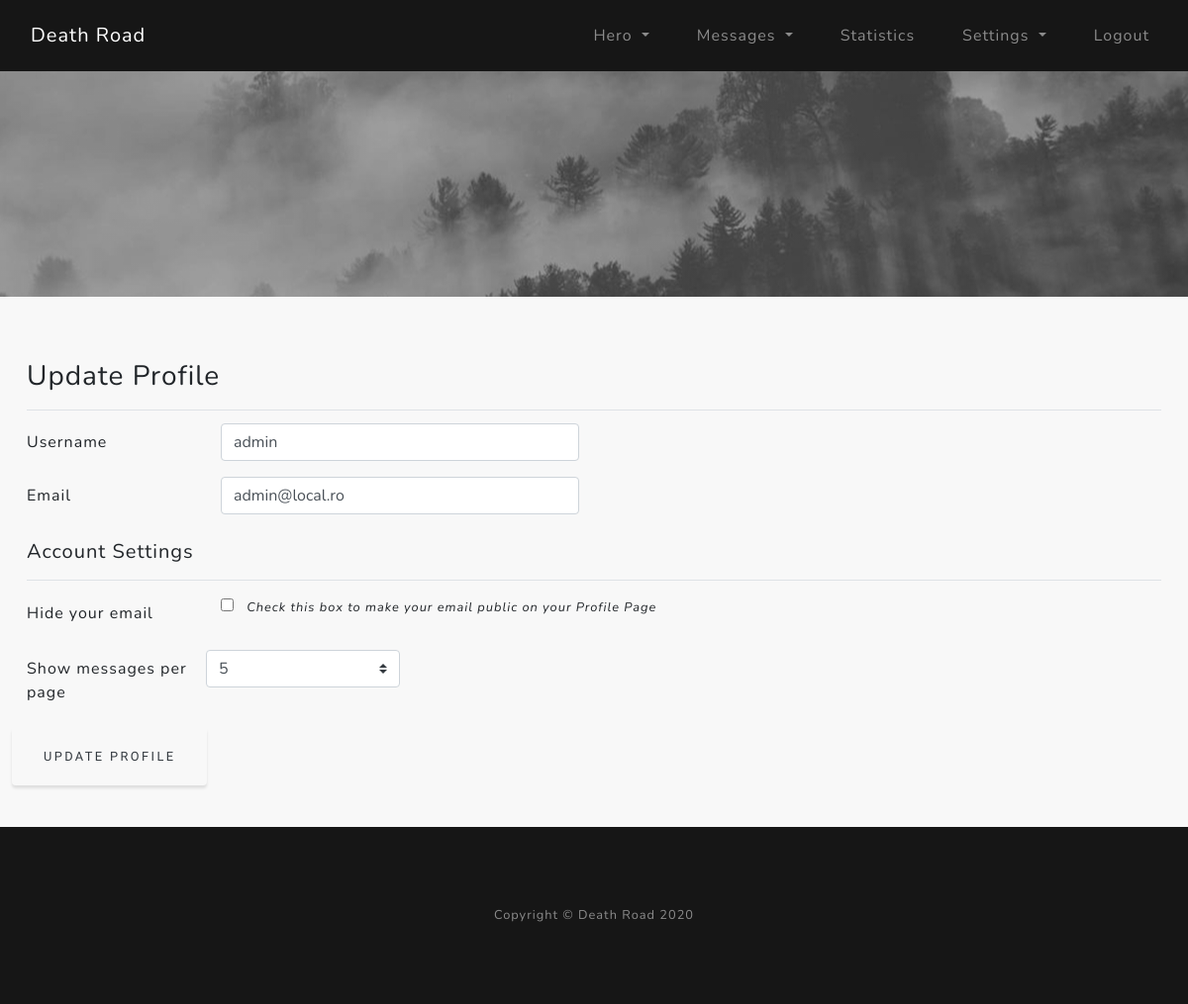
Page /account/update (signed in) on the committed database.
### core/models.py (models this page shows)
class User(db.Model, UserMixin):
    __tablename__ = "user"
    id = Column(Integer, primary_key=True)  # User ID
    username = Column(String(32), unique=True, nullable=False)  # Username used in registration
    email = Column(String(120), unique=True, nullable=False)  # Email for registration
    password = Column(String(60), nullable=False)  # hashed password
    hidemail = Column(Boolean, nullable=True)  # 0/1 Hide/Show email in public profile
    msg_per_page = Column(Integer, nullable=False)  # get how many messages to show on inbox/outbox page

### core/users/routes.py (the view)
@users.route("/account/update", methods=["GET", "POST"])
@login_required
def account_update():
    form = UpdateAccount()
    get_unread_msgs = unread_msgs(current_user.username)
    if form.validate_on_submit():
        current_user.username = form.username.data
        current_user.email = form.email.data
        current_user.hidemail = form.hidemail_checkbox.data
        current_user.msg_per_page = form.msg_per_page.data
        try:
            db.session.commit()
            flash("Your account has been updated.", "success")
            redirect(url_for("users.account_home"))
        except IntegrityError:
            db.session.rollback()
            flash("Username or E-mail already exists.", "danger")
            redirect(url_for("users.account_home"))
    elif request.method == "GET":
        form.username.data = current_user.username
        form.email.data = current_user.email
        form.hidemail_checkbox.data = current_user.hidemail
        form.msg_per_page.data = current_user.msg_per_page
    return render_template("account_update.html", form=form, get_unread_msgs=get_unread_msgs)

### core/users/forms.py
class UpdateAccount(FlaskForm):
    username = StringField("Username", validators=[DataRequired(), Length(min=3, max=32)])
    email = StringField("Email", validators=[DataRequired(), Email()])
    hidemail_checkbox = BooleanField('Hide your email')
    msg_per_page = SelectField("Show messages per page", choices=[(5, "5"), (10, "10"), (25, "25")], coerce=int)
    submit = SubmitField("Update Profile")

### core/models.py (called while the page is built)
@login_manager.user_loader
def load_user(user_id):
    return User.query.get(int(user_id))

### core/utils/unread_msgs.py (called while the page is built)
def unread_msgs(current_acc_uname):
    gum = Messages.query.filter_by(recipient=current_acc_uname, del_in=False, seen=False).count()
    return gum

### core/templates/account_update.html (shortened to what this page needs)
{% extends "layout.html" %}
{% block content %}
<section class="account-section">
    <div class="top-slider">
    </div>
    <div class="container py-3">
        <div class="row">
            <div class="col-lg">
                <form method="POST" enctype="multipart/form-data">
                    <fieldset>
                        <legend class="h3 font-weight-normal border-bottom pt-5 pb-3">Update Profile</legend>
                        <div class="form-group row">
                            {{ form.username.label(class="col-sm-2 col-form-label") }}
                            {% if form.username.errors %}
                                <div class="col-sm-4">
                                    {{ form.username(class="form-control is-invalid") }}
                                </div>
                                <div class="invalid-feedback">
                                    {% for error in form.username.errors %}
                                        <span>{{ error }}</span>
                                    {% endfor %}
                                </div>
                            {% else %}
                                <div class="col-sm-4">
                                    {{ form.username(class="form-control") }}
                                </div>
                            {% endif %}
                        </div>
                        <div class="form-group row">
                            {{ form.email.label(class="col-sm-2 col-form-label") }}
                            {% if form.email.errors %}
                                <div class="col-sm-4">
                                    {{ form.email(class="form-control is-invalid") }}
                                </div>
                                <div class="invalid-feedback">
                                    {% for error in form.email.errors %}
                                        <span>{{ error }}</span>
                                    {% endfor %}
                                </div>
                            {% else %}
                                <div class="col-sm-4">
                                    {{ form.email(class="form-control") }}
                                </div>
                            {% endif %}
                        </div>
                    </fieldset>
                    <fieldset>
                        <legend class="h5 font-weight-normal border-bottom pb-3">Account Settings</legend>
                        <div class="form-group row">
                            {{ form.hidemail_checkbox.label(class="col-sm-2 col-form-label") }}
                            <div class="col-sm-6">
                                <p>{{ form.hidemail_checkbox }}
                                <small><i class="pl-2">Check this box to make your email public on your Profile Page</i></small></p>
                            </div>
                        </div>
                        <div class="form-group row">
                            {{ form.msg_per_page.label(class="col-sm-2 col-form-label") }}
                            {{ form.msg_per_page(class="form-control custom-select col-md-2") }}
                        </div>
                        <div class="form-group row">
                            {{ form.submit(class="btn btn-outline-dark") }}
                        </div>
                    </fieldset>
                </form>
            </div>
        </div>
    </div>
</section>
{% endblock %}

### core/static/custom-style.css (style rules this page uses)
html, body { scroll-behavior: smooth; }
body { font-family: 'Nunito'; letter-spacing: 0.0625em; background-color: #f8f8f8; }
@media (min-width: 1000px) { .container { max-width: 1600px; } }
.btn { box-shadow: 0 0.1875rem 0.1875rem 0 rgba(0, 0, 0, 0.1) !important; padding: 1.25rem 2rem; font-family: 'Varela Round'; font-size: 80%; text-transform: uppercase; letter-spacing: .15rem; border: 0; }
.account-section .top-slider { position: relative; width: 100%; height: 300px; padding: 12rem 0 0 0; background: linear-gradient(rgba(0, 0, 0, 0.25), rgba(0, 0, 0, 0.25)), url("/static/img/top-slider.jpg"); background-color: black; background-position: center center; background-repeat: no-repeat; }

### rows in the picture
User: username "admin", email "admin@local.ro", msg_per_page "5"
